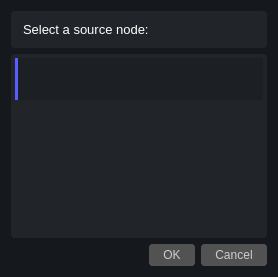
<?xml version="1.0" encoding="UTF-8"?>
<ui version="4.0">
 <class>NodeSelectWindow</class>
 <widget class="QDialog" name="NodeSelectWindow">
  <property name="geometry">
   <rect>
    <x>0</x>
    <y>0</y>
    <width>278</width>
    <height>277</height>
   </rect>
  </property>
  <property name="windowTitle">
   <string>Dialog</string>
  </property>
  <property name="styleSheet">
   <string notr="true">QWidget{
	background-color: rgb(21, 24, 28);
	color: rgb(255,255,255);
}

QFrame{
	border: 0px solid white;
	border-radius: 0px;
	border-color: rgb(49, 68, 101);
}

QScrollBar:vertical{
	width:  12px;
	background-color: rgb(38, 38, 38);
	margin: 0px 0px 0px 0px;
}
QScrollBar:handle{
	min-height: 45px;
	border-radius: 4px;
	background-color: rgb(59, 59, 59);
}
QScrollBar:arrow{
	border-radius: 4px;
	background-color: rgb(69, 69, 69);
}
QScrollBar:handle:hover{
	border-radius: 4px;
	background-color: rgb(79, 79, 79);
}
QScrollBar::sub-page:vertical {
    background-color: rgb(31, 31, 31)
}

QScrollBar::add-page:vertical {
    background-color: rgb(31, 31, 31)
}


QProgressBar{ 
	color: rgba(255,255,255,200);
	border: solid grey;
	border-top-right-radius: 12px;
	border-top-left-radius: 12px;
	border-bottom-right-radius: 12px;
	border-bottom-left-radius: 12px;
	background-color: rgb(15, 25, 45);
}
QProgressBar::chunk {
	background-color:
	qlineargradient(
	spread:pad, x1:0, y1:1, x2:1, y2:0,
	stop:0 rgba(80, 120, 150, 100), 
	stop:1 rgba(80, 120, 150, 225));

	border-top-right-radius: 5px;
	border-top-left-radius: 5px;
	border-bottom-right-radius: 5px;
	border-bottom-left-radius: 5px;
}

QListWidget{
	border: 4px solid rgb(33, 37, 41);
	background-color: rgb(33, 37, 41);
	border-radius: 4px;
	alternate-background-color: rgba(0, 0, 0,25);
}

QListWidget:item:hover{
	alternate-background-color: rgb(255, 255, 127);
	background-color: rgb(43, 46, 94);
}

QListWidget:item:selected{
	color: white;
	alternate-background-color: rgb(255, 255, 127);
	background-color: rgb(43, 46, 94);
}

QListWidget:item:pressed{
	background-color:rgba(155, 155, 155,155);
	alternate-background-color: rgb(155, 155, 155);
}


QMenuBar{
	background-color: rgb(33, 37, 41);
	border: 2px solid rgb(43, 45, 48);
border-left: 0px;
	border-top: 0px;
	border-right: 0px;
}



</string>
  </property>
  <layout class="QGridLayout" name="gridLayout">
   <item row="1" column="0">
    <widget class="QFrame" name="frame">
     <property name="styleSheet">
      <string notr="true">
QFrame{
	border: 4px solid rgb(33, 37, 41);
	background-color: rgb(33, 37, 41);
	border-radius: 4px;
	alternate-background-color: rgba(0, 0, 0,25);
}</string>
     </property>
     <property name="frameShape">
      <enum>QFrame::StyledPanel</enum>
     </property>
     <property name="frameShadow">
      <enum>QFrame::Raised</enum>
     </property>
     <layout class="QHBoxLayout" name="horizontalLayout">
      <property name="spacing">
       <number>2</number>
      </property>
      <property name="leftMargin">
       <number>2</number>
      </property>
      <property name="topMargin">
       <number>2</number>
      </property>
      <property name="rightMargin">
       <number>2</number>
      </property>
      <property name="bottomMargin">
       <number>2</number>
      </property>
      <item>
       <widget class="QLabel" name="Label">
        <property name="minimumSize">
         <size>
          <width>0</width>
          <height>25</height>
         </size>
        </property>
        <property name="font">
         <font>
          <family>Segoe UI</family>
          <pointsize>10</pointsize>
          <weight>50</weight>
          <italic>false</italic>
          <bold>false</bold>
         </font>
        </property>
        <property name="text">
         <string>Select a source node:</string>
        </property>
        <property name="alignment">
         <set>Qt::AlignLeading|Qt::AlignLeft|Qt::AlignVCenter</set>
        </property>
        <property name="indent">
         <number>2</number>
        </property>
       </widget>
      </item>
     </layout>
    </widget>
   </item>
   <item row="3" column="0">
    <widget class="QDialogButtonBox" name="buttonBox">
     <property name="font">
      <font>
       <pointsize>10</pointsize>
      </font>
     </property>
     <property name="whatsThis">
      <string notr="true"/>
     </property>
     <property name="styleSheet">
      <string notr="true">QPushButton{
	padding-left: 10px;
	padding-right: 10px;
	color: rgb(205, 205, 205);
	background-color: rgb(82, 82, 82);
	border: 4px solid rgb(82, 82, 82);
	border-radius: 4px;
}

QPushButton:hover{
	border-color: rgb(100, 100, 100);
	background-color: rgb(100, 100, 100);
}
QPushButton:pressed{
	border-color: rgb(100, 100, 100);
	background-color: rgb(100, 100, 100);
}</string>
     </property>
     <property name="orientation">
      <enum>Qt::Horizontal</enum>
     </property>
     <property name="standardButtons">
      <set>QDialogButtonBox::Cancel|QDialogButtonBox::Ok</set>
     </property>
     <property name="centerButtons">
      <bool>false</bool>
     </property>
    </widget>
   </item>
   <item row="2" column="0">
    <widget class="QListWidget" name="listWidget">
     <property name="focusPolicy">
      <enum>Qt::NoFocus</enum>
     </property>
     <property name="styleSheet">
      <string notr="true">QListWidget::item{
	color: rgba(255, 255, 255, 0);
	background-color: rgba(0,0,0,40);
	border: 3px solid rgb(90, 93, 255);
	border-top: 0px;
	border-bottom: 0px;
	border-right: 0px;
	padding-left: 3px;
}

QListWidget::item:selected{
	color: rgba(255, 255, 255, 0);
	background-color: rgba(80,80,160,110);
	border: 3px solid rgb(90, 93, 255);
	border-top: 0px;
	border-bottom: 0px;
	border-right: 0px;
	padding-left: 3px;
}

QListWidget::item:hover{
	color: rgba(255, 255, 255, 0);
	background-color: rgba(80,80,160,110);
	border: 3px solid rgb(90, 93, 255);
	border-top: 0px;
	border-bottom: 0px;
	border-right: 0px;
	padding-left: 3px;
}</string>
     </property>
     <property name="horizontalScrollBarPolicy">
      <enum>Qt::ScrollBarAlwaysOff</enum>
     </property>
     <property name="flow">
      <enum>QListView::TopToBottom</enum>
     </property>
     <property name="isWrapping" stdset="0">
      <bool>false</bool>
     </property>
     <property name="layoutMode">
      <enum>QListView::SinglePass</enum>
     </property>
     <property name="spacing">
      <number>3</number>
     </property>
     <property name="viewMode">
      <enum>QListView::ListMode</enum>
     </property>
     <property name="modelColumn">
      <number>0</number>
     </property>
     <property name="uniformItemSizes">
      <bool>false</bool>
     </property>
     <property name="wordWrap">
      <bool>false</bool>
     </property>
     <property name="selectionRectVisible">
      <bool>false</bool>
     </property>
     <item>
      <property name="text">
       <string>New Item</string>
      </property>
     </item>
     <item>
      <property name="text">
       <string>New Item</string>
      </property>
     </item>
     <item>
      <property name="text">
       <string>New Item</string>
      </property>
     </item>
    </widget>
   </item>
  </layout>
 </widget>
 <resources/>
 <connections>
  <connection>
   <sender>buttonBox</sender>
   <signal>accepted()</signal>
   <receiver>NodeSelectWindow</receiver>
   <slot>accept()</slot>
   <hints>
    <hint type="sourcelabel">
     <x>248</x>
     <y>254</y>
    </hint>
    <hint type="destinationlabel">
     <x>157</x>
     <y>274</y>
    </hint>
   </hints>
  </connection>
  <connection>
   <sender>buttonBox</sender>
   <signal>rejected()</signal>
   <receiver>NodeSelectWindow</receiver>
   <slot>reject()</slot>
   <hints>
    <hint type="sourcelabel">
     <x>316</x>
     <y>260</y>
    </hint>
    <hint type="destinationlabel">
     <x>286</x>
     <y>274</y>
    </hint>
   </hints>
  </connection>
 </connections>
</ui>
